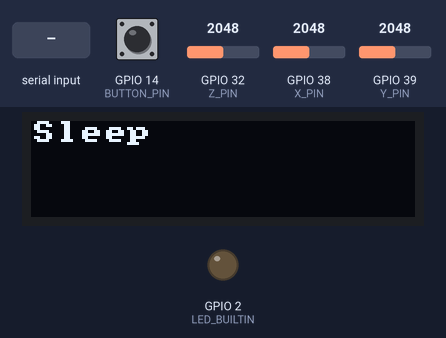
This sketch was run on a simulated ESP32. On the bench: 128×32 one-colour display, output pins drawn as LEDs (lit = HIGH). The inputs (shaded band) are chosen by the test bench; at power-on: GPIO 14 (BUTTON_PIN) HIGH, GPIO 32 (Z_PIN) = 2048, GPIO 38 (X_PIN) = 2048, GPIO 39 (Y_PIN) = 2048. Nothing arrives over Bluetooth unless stated.

Above: at 1.2 s.
1.3 s: "wearable\n" received over the second serial link
At 1.77 s:
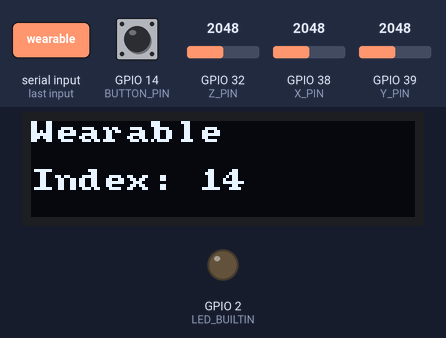
3.7 s: "1\n" received over the second serial link
At 4.18 s:
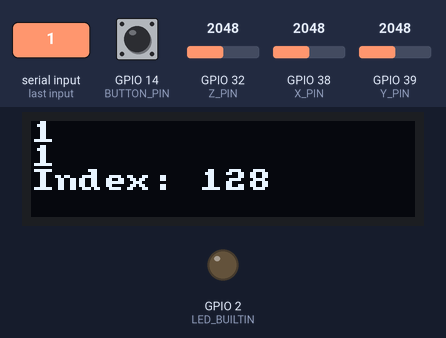
6.4 s: GPIO 14 (BUTTON_PIN) pulled LOW for 0.15 s
At 7.0 s:
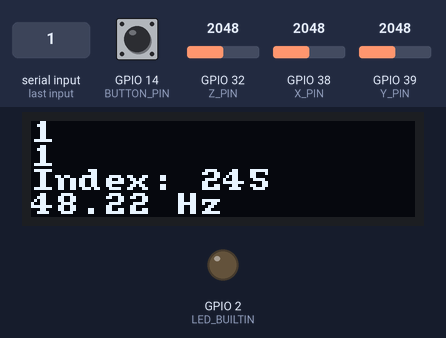
8.0 s: GPIO 14 (BUTTON_PIN) pulled LOW for 1 s
At 9.54 s:
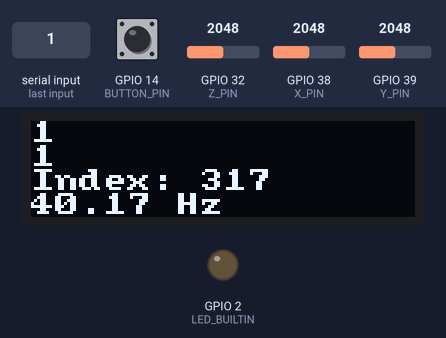
9.6 s: "sleep\n" received over the second serial link
At 10.8 s:
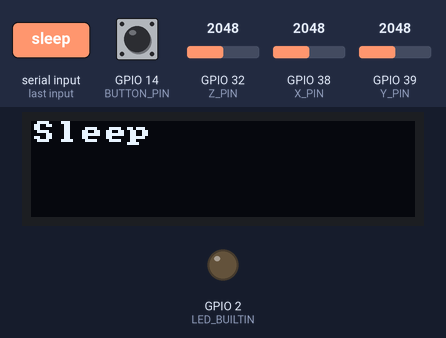
11.1 s: GPIO 14 (BUTTON_PIN) pulled LOW for 3.2 s
At 12.8 s:
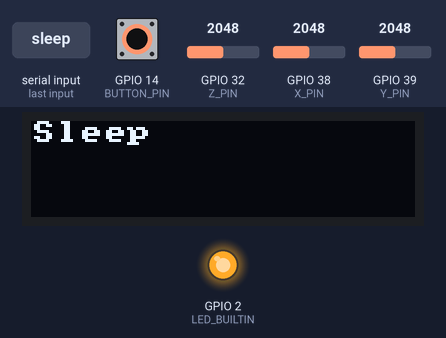
Timing chart, 0 to 16.3 s (numbered marks = the images above; inputs shaded):
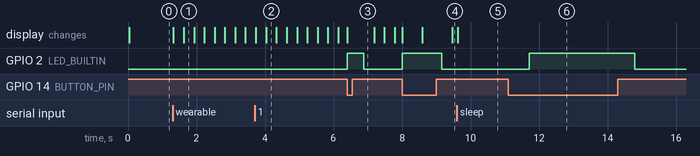

Measured:
- after the input at 1.3 s, the display: first changes at once (image 1 shows a later state)
- after the input at 3.7 s, the display: first changes at once (image 2 shows a later state)
- after the input at 6.4 s, GPIO 2 (LED_BUILTIN): LOW → HIGH at once, → LOW 0.48 s later
- after the input at 8.0 s, GPIO 2 (LED_BUILTIN): LOW → HIGH at once, → LOW 1.2 s later
- after the input at 9.6 s, the display: changes at once (image 5)
- after the input at 11.1 s, GPIO 2 (LED_BUILTIN): LOW → HIGH after 0.61 s, → LOW 3.1 s later

The sketch:

Challenge2WalkAndJumpCounter.ino
```cpp
int sampleTime = 0; // Time of last sample (in Sampling tab)
int ax = 0; int ay = 0; int az = 0; // Acceleration (from readAccelSensor())
bool sending;
String text = "";
int arrayLength = 500;
String accelData[500];
int accelIndex = 0;
const int BUTTON_PIN = 14;
int prevState = LOW;
int currentTime = millis();
int sendTime = millis();
String message2Send = "";

void setup() {
  setupAccelSensor();
  setupCommunication();
  setupDisplay();
  sending = false;
  writeDisplay("Sleep", 0, true);
  pinMode(BUTTON_PIN, INPUT); //set up button
  //initialize digital pin LED_BUILTIN as an output
  pinMode(LED_BUILTIN, OUTPUT);
}

void loop() {
  String command = receiveMessage();
  if(command == "sleep") {
    sending = false;
    writeDisplay("Sleep", 0, true);
  }
  else if(command == "wearable") {
    sending = true;
    writeDisplay("Wearable", 0, true);
  }
  else if(command.length() > 0)
  {
    //display step and jump count
    writeDisplay("", 0, true);
    writeDisplayCSV(command.c_str(), 1);
  }
  if(sending && sampleSensors()) {
    String response = String(sampleTime) + ",";
    response += String(ax) + "," + String(ay) + "," + String(az);
    //sendMessage(response);
    accelData[accelIndex] = response;
    accelIndex = accelIndex + 1;

    //display current index being collected
    String indexString = "Index: " + String(accelIndex);
    writeDisplay(indexString.c_str(),2, false);
    if(accelIndex >= arrayLength)
    {
      accelIndex = 0;
    }
  }
  //if button pushed, send data (with small debounce)
  if(prevState = HIGH && digitalRead(BUTTON_PIN) == LOW && currentTime-sendTime > 100)
  {
    //writeDisplay("Sending Data", 0, true);
    sendTime = currentTime;
    //create many messages to send back with data
    for(int i = 0; i<arrayLength; i = i+1)
    {
      message2Send = accelData[i];
      sendMessage(message2Send.c_str());
    }
  }
  //record previous state of button
  prevState = digitalRead(BUTTON_PIN);
       if (digitalRead(BUTTON_PIN) == LOW) {
          digitalWrite(LED_BUILTIN, HIGH);
     }
     // if the button isn't pushed down, turn the LED off
     else {
          digitalWrite(LED_BUILTIN, LOW); // turn the LED off
     }
     currentTime = millis();
}
```

Accelerometer.ino
```cpp
const int X_PIN = A2;
const int Y_PIN = A3;
const int Z_PIN = A4;

void setupAccelSensor()
{
  //define pins as inputs
  pinMode(X_PIN, INPUT);
  pinMode(Y_PIN, INPUT);
  pinMode(Z_PIN, INPUT);
}

void readAccelSensor()
{
  //read in current values and set global vars
  ax = analogRead(X_PIN);
  ay = analogRead(Y_PIN);
  az = analogRead(Z_PIN);
}
```

Communication.ino
```cpp
/*
 * Precompiler directive elegance: 0 == Serial, 1 == Bluetooth
 */
#define USE_BT 1

/*
 * This block allows us to use "Ser" throughout our codebase.
 * This makes the code to be protocol-agnostic.
 * Whether using Bluetooth or USB Serial, we will reference it as Ser.
 */
#if USE_BT
  #include "BluetoothSerial.h"
  BluetoothSerial BTSerial;     // instantiate a BT object
  #define Ser BTSerial          // substitute Ser for SerialBT
#else
  #define Ser Serial            // substitute Ser for Serial
#endif

/*
 * Initialize the communication protocol (either HW Serial or BT)
 */
void setupCommunication() {
  #if USE_BT
    Ser.begin("ZACArduino"); // any unique name for BT
  #else
    Ser.begin(921600);
  #endif
}

/*
 * Receive a message one character at a time, stopping at a newline ('\n')
 */
String receiveMessage() {
  String message = "";
  if (Ser.available() > 0) {
    while (true) {
      char c = Ser.read();
      if (c != char(-1)) {
        if (c == '\n')
          break;
        message += c;
      }
    }
  }
  return message;
}

/*
 * Send a message over the communication protocol
 */
void sendMessage(String message) {
  Ser.println(message);
}
```

Display.ino
```cpp
// OLED Library includes
#include "U8x8lib.h" // include the fast graphics library
#include "Wire.h"    // include the I2C library

/*
 * Instantiate the display object "oled" and reset it using the
 * predefined argument "U8X8_PIN_NONE"
 * NOTE: if you have trouble with this constructor call, your OS
 * might require that you specify the I2C pins (22 and 23) as
 * arguments. If that is the case, you would change the call to this:
 * U8X8_SSD1306_128X32_UNIVISION_HW_I2C oled(U8X8_PIN_NONE, 22, 23);
 */
U8X8_SSD1306_128X32_UNIVISION_HW_I2C oled(U8X8_PIN_NONE);

// Clear the display no more than once per second
const int MAX_REFRESH = 1000;
unsigned long lastClear = 0;

void setupDisplay() {
    oled.begin(); // Initializes u8x8 object
    oled.setPowerSave(0); // Makes sure OLED doesn't go to sleep
    oled.setFont(u8x8_font_amstrad_cpc_extended_r); // Set the font
    oled.setCursor(0, 0); //Sets the cursor at the top left corner
}

/*
 * A function to write a message on the OLED display.
 * The "row" argument specifies which row to print on: [0,1,2,3].
 * The "erase" argument specifies if the display should be cleared.
 */
void writeDisplay(const char * message, int row, bool erase) {
    unsigned long now = millis();
    //if erase is true and it's been longer than MAX_REFRESH (1s)
    if(erase && (millis() - lastClear >= MAX_REFRESH)) {
        oled.clearDisplay();
        lastClear = now;
    }
    oled.setCursor(0, row);
    oled.print(message);
}

/*
 * A function to write a CSV message on multiple lines on the OLED.
 * The "commaCount" argument says how many commas are in the String.
 * NOTE: The OLED can only display 4 lines (a maximum of 3 commas).
 */
void writeDisplayCSV(String message, int commaCount) {
     int startIndex = 0;
     for(int i=0; i<=commaCount; i++) {
          // find the index of the comma and store it in startIndex
          int index = message.indexOf(',', startIndex);

          // take everything in the string up until the comma
          String subMessage = message.substring(startIndex, index);

          startIndex = index + 1; // skip over the comma

          // Write the substring onto the OLED!
          writeDisplay(subMessage.c_str(), i, false);
     }
}
```

Sampling.ino
```cpp
int sampleRate = 50;                  // Sensor reading Frequency (Hz)
unsigned long sampleDelay = 1e6/sampleRate; //Time(μs) between samples
unsigned long timeStart = 0;              //Start time timing variable
unsigned long timeEnd = 0;                  //End time timing variable

bool sampleSensors() {
  timeEnd = micros();
  if(timeEnd - timeStart >= sampleDelay) {
    displaySampleRate(timeEnd);
    timeStart = timeEnd;

    // Read the sensors and store their outputs in global variables
    sampleTime = millis();
    readAccelSensor();     // values stored in "ax", "ay", and "az"
    return true;
  }

  return false;
}

void displaySampleRate(unsigned long currentTime) {
     int nSamples = 100;
     static int count = 0;
     static unsigned long lastTime = 0;

     count++;
     if(count == nSamples) {
     double avgRate = nSamples * 1e6 / (currentTime - lastTime);
     String message = String(avgRate) + " Hz";
     writeDisplay(message.c_str(), 3, false);

     // reset
    count = 0;
    lastTime = currentTime;
    }
}
```
